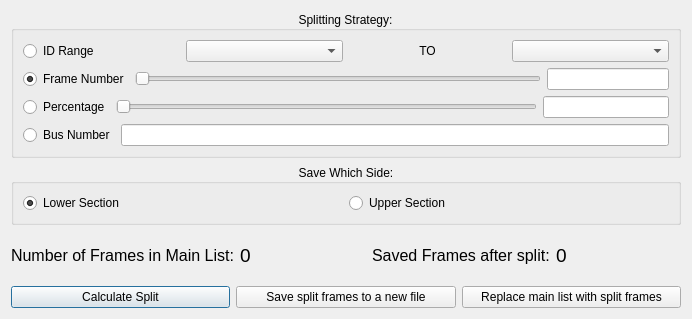
<?xml version="1.0" encoding="UTF-8"?>
<ui version="4.0">
 <class>BisectWindowLIN</class>
 <widget class="QDialog" name="BisectWindowLIN">
  <property name="geometry">
   <rect>
    <x>0</x>
    <y>0</y>
    <width>692</width>
    <height>319</height>
   </rect>
  </property>
  <property name="windowTitle">
   <string>Bisector Window</string>
  </property>
  <layout class="QVBoxLayout" name="verticalLayout">
   <item>
    <widget class="QGroupBox" name="groupBox">
     <property name="title">
      <string>Splitting Strategy:</string>
     </property>
     <property name="alignment">
      <set>Qt::AlignCenter</set>
     </property>
     <layout class="QVBoxLayout" name="verticalLayout_2">
      <item>
       <layout class="QHBoxLayout" name="horizontalLayout_4">
        <item>
         <widget class="QRadioButton" name="rbIDRange">
          <property name="text">
           <string>ID Range</string>
          </property>
         </widget>
        </item>
        <item>
         <widget class="QComboBox" name="cbIDLower"/>
        </item>
        <item>
         <widget class="QLabel" name="label">
          <property name="text">
           <string>TO</string>
          </property>
          <property name="alignment">
           <set>Qt::AlignCenter</set>
          </property>
         </widget>
        </item>
        <item>
         <widget class="QComboBox" name="cbIDUpper"/>
        </item>
       </layout>
      </item>
      <item>
       <layout class="QHBoxLayout" name="horizontalLayout_3" stretch="1,10,3">
        <item>
         <widget class="QRadioButton" name="rbFrameNumber">
          <property name="text">
           <string>Frame Number</string>
          </property>
          <property name="checked">
           <bool>true</bool>
          </property>
         </widget>
        </item>
        <item>
         <widget class="QSlider" name="slideFrameNumber">
          <property name="orientation">
           <enum>Qt::Horizontal</enum>
          </property>
         </widget>
        </item>
        <item>
         <widget class="QLineEdit" name="editFrameNumber"/>
        </item>
       </layout>
      </item>
      <item>
       <layout class="QHBoxLayout" name="horizontalLayout" stretch="1,10,3">
        <item>
         <widget class="QRadioButton" name="rbPercentage">
          <property name="text">
           <string>Percentage</string>
          </property>
         </widget>
        </item>
        <item>
         <widget class="QSlider" name="slidePercentage">
          <property name="minimum">
           <number>1</number>
          </property>
          <property name="maximum">
           <number>10000</number>
          </property>
          <property name="singleStep">
           <number>10</number>
          </property>
          <property name="pageStep">
           <number>100</number>
          </property>
          <property name="orientation">
           <enum>Qt::Horizontal</enum>
          </property>
         </widget>
        </item>
        <item>
         <widget class="QLineEdit" name="editPercentage"/>
        </item>
       </layout>
      </item>
      <item>
       <layout class="QHBoxLayout" name="horizontalLayout_2">
        <item>
         <widget class="QRadioButton" name="rbBusNum">
          <property name="text">
           <string>Bus Number</string>
          </property>
         </widget>
        </item>
        <item>
         <widget class="QLineEdit" name="editBusNum"/>
        </item>
       </layout>
      </item>
     </layout>
    </widget>
   </item>
   <item>
    <widget class="QGroupBox" name="groupBox_2">
     <property name="title">
      <string>Save Which Side:</string>
     </property>
     <property name="alignment">
      <set>Qt::AlignCenter</set>
     </property>
     <layout class="QHBoxLayout" name="horizontalLayout_5">
      <item>
       <widget class="QRadioButton" name="rbLowerSection">
        <property name="text">
         <string>Lower Section</string>
        </property>
        <property name="checked">
         <bool>true</bool>
        </property>
       </widget>
      </item>
      <item>
       <widget class="QRadioButton" name="rbUpperSection">
        <property name="text">
         <string>Upper Section</string>
        </property>
       </widget>
      </item>
     </layout>
    </widget>
   </item>
   <item>
    <layout class="QHBoxLayout" name="horizontalLayout_6">
     <item>
      <widget class="QLabel" name="label_4">
       <property name="font">
        <font>
         <pointsize>12</pointsize>
        </font>
       </property>
       <property name="text">
        <string>Number of Frames in Main List:</string>
       </property>
      </widget>
     </item>
     <item>
      <widget class="QLabel" name="labelMainListNum">
       <property name="font">
        <font>
         <pointsize>14</pointsize>
        </font>
       </property>
       <property name="text">
        <string>0</string>
       </property>
      </widget>
     </item>
     <item>
      <widget class="QLabel" name="label_5">
       <property name="font">
        <font>
         <pointsize>12</pointsize>
        </font>
       </property>
       <property name="text">
        <string>Saved Frames after split:</string>
       </property>
      </widget>
     </item>
     <item>
      <widget class="QLabel" name="labelSplitNum">
       <property name="font">
        <font>
         <pointsize>14</pointsize>
        </font>
       </property>
       <property name="text">
        <string>0</string>
       </property>
      </widget>
     </item>
    </layout>
   </item>
   <item>
    <layout class="QHBoxLayout" name="horizontalLayout_7">
     <item>
      <widget class="QPushButton" name="btnCalculate">
       <property name="text">
        <string>Calculate Split</string>
       </property>
      </widget>
     </item>
     <item>
      <widget class="QPushButton" name="btnSaveFrames">
       <property name="text">
        <string>Save split frames to a new file</string>
       </property>
      </widget>
     </item>
     <item>
      <widget class="QPushButton" name="btnReplaceFrames">
       <property name="text">
        <string>Replace main list with split frames</string>
       </property>
      </widget>
     </item>
    </layout>
   </item>
  </layout>
 </widget>
 <tabstops>
  <tabstop>rbIDRange</tabstop>
  <tabstop>cbIDLower</tabstop>
  <tabstop>cbIDUpper</tabstop>
  <tabstop>rbFrameNumber</tabstop>
  <tabstop>slideFrameNumber</tabstop>
  <tabstop>editFrameNumber</tabstop>
  <tabstop>rbPercentage</tabstop>
  <tabstop>slidePercentage</tabstop>
  <tabstop>editPercentage</tabstop>
  <tabstop>rbLowerSection</tabstop>
  <tabstop>rbUpperSection</tabstop>
  <tabstop>btnCalculate</tabstop>
  <tabstop>btnSaveFrames</tabstop>
  <tabstop>btnReplaceFrames</tabstop>
 </tabstops>
 <resources/>
 <connections/>
</ui>
